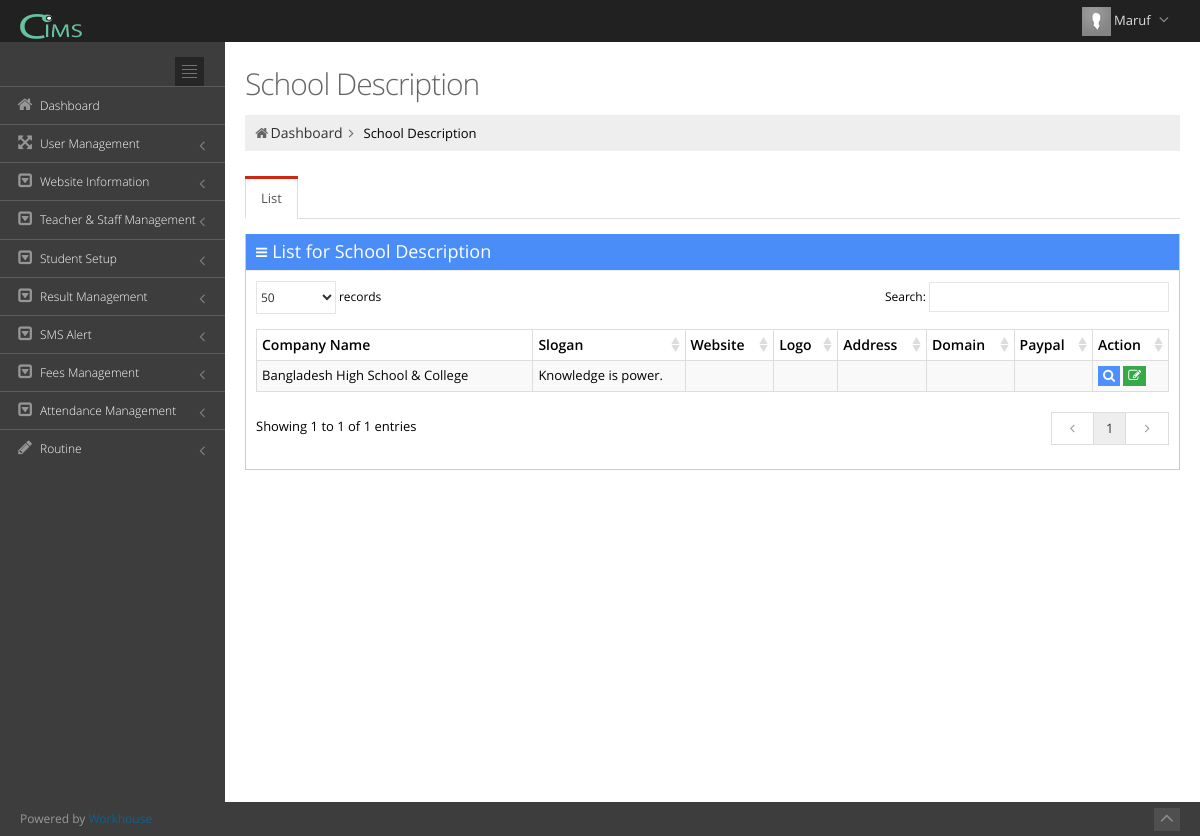
The page /index.php?view=school_description (signed in) on the database its author committed.
### tables this page shows
CREATE TABLE `user_admin` (
  `userid` int(11) NOT NULL,
  `username` text NOT NULL,
  `usr_code` varchar(500) NOT NULL,
  `role` varchar(100) NOT NULL,
  `password` varchar(500) NOT NULL,
  `image` varchar(300) NOT NULL,
  `userdate` date NOT NULL,
  `uniqueToken` varchar(40) NOT NULL
);

CREATE TABLE `t_modules` (
  `moduleid` int(11) NOT NULL COMMENT 'module id',
  `name` text NOT NULL,
  `page_caption` text NOT NULL,
  `page_link` text NOT NULL,
  `is_report` int(2) NOT NULL COMMENT '1=report,0=form',
  `is_main` int(2) NOT NULL COMMENT '1=main,0=sub',
  `icon` varchar(300) NOT NULL,
  `show` int(2) NOT NULL COMMENT '1=show,0=hide'
);

CREATE TABLE `req_company` (
  `iCompanyId` int(11) NOT NULL,
  `school_id` int(11) NOT NULL,
  `tComapanyName` text NOT NULL,
  `slogan` varchar(200) NOT NULL,
  `call_us` varchar(200) NOT NULL,
  `website` varchar(200) NOT NULL,
  `sLogo` text NOT NULL,
  `email` text NOT NULL,
  `address` varchar(100) NOT NULL,
  `domain` varchar(200) NOT NULL,
  `paypal` varchar(350) NOT NULL,
  `toll_free` varchar(100) NOT NULL,
  `local` varchar(100) NOT NULL,
  `fax` varchar(100) NOT NULL,
  `general_info` varchar(100) NOT NULL,
  `google_link` varchar(100) NOT NULL,
  `fb_link` varchar(100) NOT NULL,
  `twitter_link` varchar(100) NOT NULL,
  `linkedIn_link` varchar(100) NOT NULL,
  `pinterest_link` varchar(100) NOT NULL,
  `date` date NOT NULL
);

### include/view.php (called while the page is built, shortened)
<?php
	require('functions.php');
	$htaccess = isset($_SERVER['HTACCESS']);
	if(isset($_GET['view'])){
	 	@$view = $_GET['view'];
	}
	else {
	 	$view = 'login';
	}
	$page = $view.'_asoft.php';
	include($page);
?>

### include/functions.php (called while the page is built, shortened)
<?php
function urlroute($url){
	global $htaccess;
	if(!$htaccess){
		$url = 'index.php?view='.$url;
	}
	return $url;
}
function escape($input){
	return mysql_real_escape_string($input);
}
function name($email){
	$sql = "SELECT username FROM user_admin WHERE usr_code = '$email'";
	$qry = mysql_query($sql) or die ("Error in name selection at header".mysql_error());
	$rs = mysql_fetch_array($qry);
	return $rs['username'];
}
?>

### school_description_asoft.php (the view, shortened to what this page needs)
<?php
$sql_Name = "SELECT name,page_link,page_caption FROM `t_modules` where page_link='".$view."'";
$qry_Name = mysql_query($sql_Name);
$page_title = mysql_result($qry_Name, 0, "name");
$page_link = mysql_result($qry_Name, 0, "page_link");
$page_caption = mysql_result($qry_Name, 0, "page_caption");
if(isset($_SESSION['com_cbs_aaiam_school_maruf_user_email']) == true)
{
?>
<div class="page-content">
    <div class="row">
        <div class="col-md-12">
        	<h3 class="page-title"><?php echo $page_title;?> <small><?php echo $page_caption;?></small></h3>
            <ul class="page-breadcrumb breadcrumb">
                <li><i class="icon-home"></i><a href="<?php echo urlroute('home'); ?>">Dashboard</a><i class="icon-angle-right"></i></li>
                <li><?php echo $page_title;?></li>
            </ul>
        </div>
    </div>
<div class="row">
    <div class="col-md-12">
        <div class="tabbable tabbable-custom boxless">
         <?php
		$sql_about = "SELECT * FROM req_company ORDER BY `iCompanyId` DESC LIMIT 0,1 ";
		$qry_about = mysql_query($sql_about) or die("Error in about table selection".mysql_error());
		?>
            <ul class="nav nav-tabs">
                <li class="<?php if(mysql_num_rows($qry_about) > 0 && @$_REQUEST['temp']!="Save" ) echo "active";?>"><a href="#tab_1" data-toggle="tab">List</a></li>
            </ul>
            <div class="tab-content">
                 <div class="tab-pane <?php if(mysql_num_rows($qry_about) > 0 && @$_REQUEST['temp']!="Save" || @$_REQUEST['temp']!="View") echo "active";?>" id="tab_1">
                    <div class="portlet box blue ">
                        <div class="portlet-title">
                            <div class="caption"><i class="icon-reorder"></i>List for <?php echo $page_title;?></div>
                        </div>
                        <div class="portlet-body  flip-scroll">
                            <form action=""  class="form-horizontal form-bordered" id="formIDdel" method="post" enctype="multipart/form-data">
                            <table class="table table-bordered table-striped table-condensed flip-content" id="sample_1">
                                <thead class="flip-content">
                                    <tr>
                                        <th>Company Name</th>
                                        <th>Slogan</th>
                                        <th>Website</th>
                                        <th>Logo</th>
                                        <th>Address</th>
                                        <th>Domain</th>
                                        <th>Paypal</th>
                                        <th>Action</th>
                                    </tr>
                                </thead>
                                <tbody>
                                <?php
                                    $sql_user_admin = "SELECT * FROM req_company";
									$qry_user_admin = mysql_query($sql_user_admin);
									while($row = mysql_fetch_array($qry_user_admin)){
                        			$pk = $row['iCompanyId'];
                                ?>
                                <tr>
                                    <td><?php echo $row['tComapanyName']?></td>
                                    <td><?php echo $row['slogan']?></td>
                                    <td><?php echo $row['website']?></td>
                                    <td>
									?></td>
                                    <td><?php echo @$row['address'];?></td>
                                     <td><?php echo $row['domain'];?></td>
                                    <td><?php echo @$row['paypal'];?></td>
                                    <td>
                                    <?php if(@$row_access_acs[3] == 'View') {?>
                                        <a
                                        href="<?php echo urlroute($page_link); ?>&Editid=<?php echo $pk;?>&temp=View"
                                        class="btn btn-xs blue">
                                        <i class="icon-search"></i>
                                        </a>
                                    <?php }?>
                                    <?php if(@$row_access_acs[1] == 'Edit') {?>
                                        <a onclick="return confirm('Do you want to Edit?')"
                                        href="<?php echo urlroute($page_link); ?>&Editid=<?php echo $pk;?>&temp=Save"
                                        class="btn btn-xs green">
                                        <i class="icon-edit"></i>
                                        </a>
                                    <?php }?>
                                    </td>
                                </tr>
                                <?php } ?>
                                </tbody>
                            </table>
                            </form>
                        </div>
                    </div>
                </div>
        	</div>
        </div>
    </div>
</div>
</div>
<?php
} else
{
?>  <script type="text/javascript">
location.replace('index.php');
</script>
<?php }?>

### include/nav_header.php (shortened to what this page needs)
<div class="header navbar navbar-inverse navbar-fixed-top">
        <div class="header-inner">
           <a class="navbar-brand" href="#" target="_blank">
            <img src="img/login-logo.png" alt="logo" class="img-responsive" style="height:25px"/>
            </a>
            <ul class="nav navbar-nav pull-right">
                <li class="dropdown user">
                	<a href="#" class="dropdown-toggle" data-toggle="dropdown" data-hover="dropdown" data-close-others="true">
                        <?php
						$sql_view = "SELECT * FROM user_admin WHERE usr_code='".@$_SESSION['com_cbs_aaiam_school_maruf_user_email']."'";
						$qry_view = mysql_query($sql_view) or die("Error in view ->".mysql_error());
						$rs_view = mysql_fetch_array($qry_view);
						@$path = 'img/user/'.@$rs_view["image"];
						if(@$rs_view["image"] != "" && file_exists($path)==true){
							$thumbs  = 'img/user/thumbs/small'.@$rs_view["image"];
						}else{
							$thumbs  = 'assets/img/avatar.png';
						}
						?>
                        <img alt="" src="<?php echo $thumbs;?>" height="29"/>
               	 		<span class="username"><?php echo name($_SESSION['com_cbs_aaiam_school_maruf_user_email']);?></span>
                		<i class="icon-angle-down"></i>
                	</a>
                </li>
            </ul>
        </div>
</div>

### include/nav_sidebar.php (shortened to what this page needs)
<div class="page-sidebar navbar-collapse collapse">
         <ul class="page-sidebar-menu">
            <li>
               <div class="sidebar-toggler hidden-phone"></div>
            </li>
            <?php
$Select = mysql_query("SELECT * FROM `hierarchy`");
while($Row = mysql_fetch_assoc($Select)){
	if($Row['category'] == 'm'){
		$Arr[$Row['hierarchy_id']] = $Row['sub_category'];
	}else{
		$Childs[$Row['category']][$Row['hierarchy_id']] = $Row['sub_category'];
	}
}
function gettree($Array,$view,$macs){
		foreach($Array as $key => $value){
			if(array_key_exists($value,@$macs)){
				$sql_category_name = "SELECT * FROM t_modules WHERE moduleid = '".escape($value)."'";
				$qry_category_name = mysql_query($sql_category_name);
				while($rs_category_name = mysql_fetch_array($qry_category_name))
				{
					$name = $rs_category_name['name'];
					$page_link = $rs_category_name['page_link'];
					$icon = $rs_category_name['icon'];
				}
				$qry_is_main_cat = mysql_query("SELECT category FROM `hierarchy` WHERE hierarchy_id=$key");
				$is_main_cat = mysql_result($qry_is_main_cat, 0, "category");
				echo '<li id="module_'.$value.'" ';
					if($page_link == $view) echo 'class="active "';
				echo '>';
					echo '<a   href="'.urlroute($page_link).'"';
					echo '>';
						echo '<i class="'.$icon.'"></i>';
						echo '<span class="title">';
						echo $name;
						echo '</span>';
					echo '</a> ';
				if($is_main_cat != 'm'){
					echo '</li>';
				}
			}
		}
}
gettree($Arr,$view,$macs);
?>
         </ul>
      </div>

### assets/css/style-metronic.css (style rules this page uses)
div, input, select, textarea, span, img, table, td, th, p, a, button, ul, code, pre, li { -webkit-border-radius: 0 !important; -moz-border-radius: 0 !important; border-radius: 0 !important; }
.btn { border-width: 0; padding: 7px 14px; font-size: 14px; outline: none !important; -webkit-box-shadow: none !important; -moz-box-shadow: none !important; box-shadow: none !important; -webkit-border-radius: 0 !important; -moz-border-radius: 0 !important; border-radius: 0 !important; -webkit-text-shadow: none; -moz-text-shadow: none; text-shadow: none; }
.btn.blue { color: white; text-shadow: none; background-color: #4d90fe; }
.btn.green { color: white; text-shadow: none; background-color: #35aa47; }
.btn > i { font-size: 14px; }
.btn-sm, .btn-xs { padding: 5px 10px; font-size: 12px; line-height: 1.5; }
.btn-sm > i, .btn-xs > i { font-size: 13px; }
.btn-xs { padding: 1px 5px; }
.nav-tabs, .nav-pills { margin-bottom: 10px; }
.table thead > tr > th { border-bottom: 0; }

### assets/css/style-responsive.css (style rules this page uses)
@media (min-width: 992px) { .page-sidebar { position: absolute; width: 225px; } }
@media (min-width: 992px) { .page-sidebar.navbar-collapse { max-height: none !important; } }
@media (min-width: 992px) { .page-content { margin-left: 225px; margin-top: 0px; min-height: 760px; padding: 25px 20px 20px 20px; } }

### assets/css/plugins.css (style rules this page uses)
.dataTable { width: 100% !important; clear: both; margin-top: 5px; }
.dataTable > thead > tr > th.sorting, .dataTable > thead > tr > th.sorting_asc, .dataTable > thead > tr > th.sorting_desc { padding-right: 18px; }

### assets/css/themes/default.css (style rules this page uses)
body { background-color: #3d3d3d !important; }
.header { filter: none !important; background-image: none !important; background-color: #212121 !important; }
.header .navbar-nav li.dropdown .dropdown-toggle i { color: #8a8a8a !important; }
.page-sidebar { background-color: #3d3d3d; }
ul.page-sidebar-menu > li > a { border-top: 1px solid #5c5c5c !important; color: #ffffff !important; }
ul.page-sidebar-menu > li:last-child > a { border-bottom: 1px solid transparent !important; }
ul.page-sidebar-menu > li a i { color: #969696; }
.sidebar-toggler { background-image: url(../../img/sidebar-toggler.jpg); background-color: #242424; }

### rows shown on the page
user_admin: username "Maruf"
t_modules: name "Dashboard"
t_modules: name "User Management"
t_modules: name "Website Information"
t_modules: name "Teacher & Staff Management"
t_modules: name "Student Setup"
t_modules: name "Result Management"
t_modules: name "SMS Alert"
t_modules: name "Fees Management"
t_modules: name "Attendance Management"
t_modules: name "Routine"
t_modules: name "School Description"
req_company: tComapanyName "Bangladesh High School & College", slogan "Knowledge is power."
